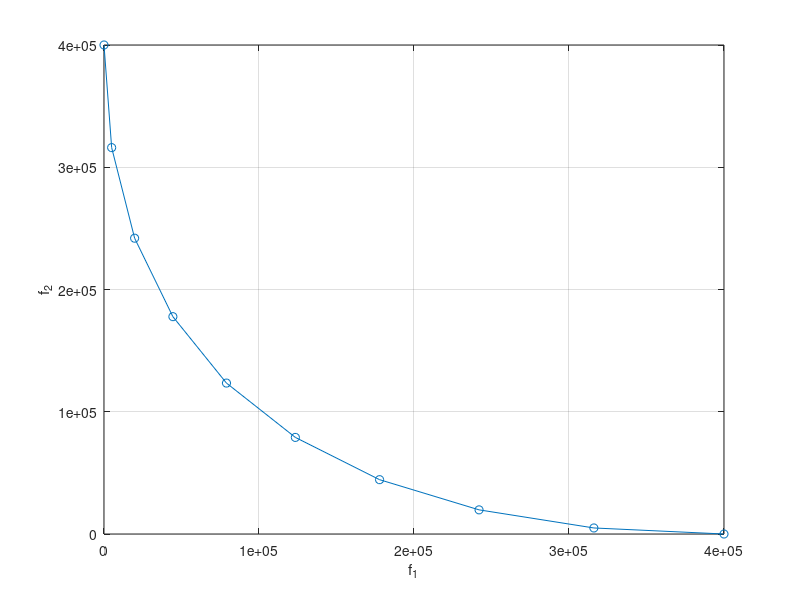

This chart was generated by the following MATLAB code:
n     = 1e5;
w_vec = linspace(0,1,10)';
t_vec = 2*w_vec - 1;              
f1    = n*(t_vec - 1).^2;
f2    = n*(t_vec + 1).^2;

plot(f1,f2,'o-');  grid on;
xlabel('f_1'); ylabel('f_2');

